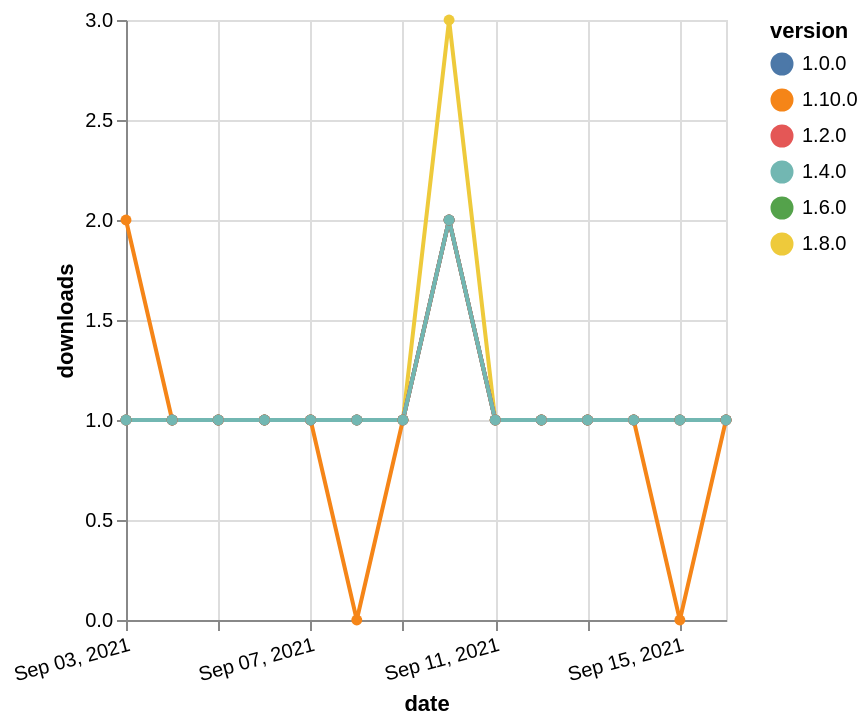

Source (Vega-Lite JSON):
### Vega-Lite specification from a JSON file in a GitHub repository (floating-point values rounded to 4 significant figures)
{"$schema": "https://vega.github.io/schema/vega-lite/v5.json", "description": "A simple bar chart with embedded data.", "data": {"values": [{"date": "2021-09-03", "total": 146, "delta": 1, "version": "1.6.0"}, {"date": "2021-09-04", "total": 147, "delta": 1, "version": "1.6.0"}, {"date": "2021-09-05", "total": 148, "delta": 1, "version": "1.6.0"}, {"date": "2021-09-06", "total": 149, "delta": 1, "version": "1.6.0"}, {"date": "2021-09-07", "total": 150, "delta": 1, "version": "1.6.0"}, {"date": "2021-09-08", "total": 151, "delta": 1, "version": "1.6.0"}, {"date": "2021-09-09", "total": 152, "delta": 1, "version": "1.6.0"}, {"date": "2021-09-10", "total": 154, "delta": 2, "version": "1.6.0"}, {"date": "2021-09-11", "total": 155, "delta": 1, "version": "1.6.0"}, {"date": "2021-09-12", "total": 156, "delta": 1, "version": "1.6.0"}, {"date": "2021-09-13", "total": 157, "delta": 1, "version": "1.6.0"}, {"date": "2021-09-14", "total": 158, "delta": 1, "version": "1.6.0"}, {"date": "2021-09-15", "total": 159, "delta": 1, "version": "1.6.0"}, {"date": "2021-09-16", "total": 160, "delta": 1, "version": "1.6.0"}, {"date": "2021-09-03", "total": 171, "delta": 1, "version": "1.8.0"}, {"date": "2021-09-04", "total": 172, "delta": 1, "version": "1.8.0"}, {"date": "2021-09-05", "total": 173, "delta": 1, "version": "1.8.0"}, {"date": "2021-09-06", "total": 174, "delta": 1, "version": "1.8.0"}, {"date": "2021-09-07", "total": 175, "delta": 1, "version": "1.8.0"}, {"date": "2021-09-08", "total": 176, "delta": 1, "version": "1.8.0"}, {"date": "2021-09-09", "total": 177, "delta": 1, "version": "1.8.0"}, {"date": "2021-09-10", "total": 180, "delta": 3, "version": "1.8.0"}, {"date": "2021-09-11", "total": 181, "delta": 1, "version": "1.8.0"}, {"date": "2021-09-12", "total": 182, "delta": 1, "version": "1.8.0"}, {"date": "2021-09-13", "total": 183, "delta": 1, "version": "1.8.0"}, {"date": "2021-09-14", "total": 184, "delta": 1, "version": "1.8.0"}, {"date": "2021-09-15", "total": 185, "delta": 1, "version": "1.8.0"}, {"date": "2021-09-16", "total": 186, "delta": 1, "version": "1.8.0"}, {"date": "2021-09-03", "total": 112, "delta": 2, "version": "1.10.0"}, {"date": "2021-09-04", "total": 113, "delta": 1, "version": "1.10.0"}, {"date": "2021-09-05", "total": 114, "delta": 1, "version": "1.10.0"}, {"date": "2021-09-06", "total": 115, "delta": 1, "version": "1.10.0"}, {"date": "2021-09-07", "total": 116, "delta": 1, "version": "1.10.0"}, {"date": "2021-09-08", "total": 116, "delta": 0, "version": "1.10.0"}, {"date": "2021-09-09", "total": 117, "delta": 1, "version": "1.10.0"}, {"date": "2021-09-10", "total": 119, "delta": 2, "version": "1.10.0"}, {"date": "2021-09-11", "total": 120, "delta": 1, "version": "1.10.0"}, {"date": "2021-09-12", "total": 121, "delta": 1, "version": "1.10.0"}, {"date": "2021-09-13", "total": 122, "delta": 1, "version": "1.10.0"}, {"date": "2021-09-14", "total": 123, "delta": 1, "version": "1.10.0"}, {"date": "2021-09-15", "total": 123, "delta": 0, "version": "1.10.0"}, {"date": "2021-09-16", "total": 124, "delta": 1, "version": "1.10.0"}, {"date": "2021-09-03", "total": 207, "delta": 1, "version": "1.0.0"}, {"date": "2021-09-04", "total": 208, "delta": 1, "version": "1.0.0"}, {"date": "2021-09-05", "total": 209, "delta": 1, "version": "1.0.0"}, {"date": "2021-09-06", "total": 210, "delta": 1, "version": "1.0.0"}, {"date": "2021-09-07", "total": 211, "delta": 1, "version": "1.0.0"}, {"date": "2021-09-08", "total": 212, "delta": 1, "version": "1.0.0"}, {"date": "2021-09-09", "total": 213, "delta": 1, "version": "1.0.0"}, {"date": "2021-09-10", "total": 215, "delta": 2, "version": "1.0.0"}, {"date": "2021-09-11", "total": 216, "delta": 1, "version": "1.0.0"}, {"date": "2021-09-12", "total": 217, "delta": 1, "version": "1.0.0"}, {"date": "2021-09-13", "total": 218, "delta": 1, "version": "1.0.0"}, {"date": "2021-09-14", "total": 219, "delta": 1, "version": "1.0.0"}, {"date": "2021-09-15", "total": 220, "delta": 1, "version": "1.0.0"}, {"date": "2021-09-16", "total": 221, "delta": 1, "version": "1.0.0"}, {"date": "2021-09-03", "total": 271, "delta": 1, "version": "1.2.0"}, {"date": "2021-09-04", "total": 272, "delta": 1, "version": "1.2.0"}, {"date": "2021-09-05", "total": 273, "delta": 1, "version": "1.2.0"}, {"date": "2021-09-06", "total": 274, "delta": 1, "version": "1.2.0"}, {"date": "2021-09-07", "total": 275, "delta": 1, "version": "1.2.0"}, {"date": "2021-09-08", "total": 276, "delta": 1, "version": "1.2.0"}, {"date": "2021-09-09", "total": 277, "delta": 1, "version": "1.2.0"}, {"date": "2021-09-10", "total": 279, "delta": 2, "version": "1.2.0"}, {"date": "2021-09-11", "total": 280, "delta": 1, "version": "1.2.0"}, {"date": "2021-09-12", "total": 281, "delta": 1, "version": "1.2.0"}, {"date": "2021-09-13", "total": 282, "delta": 1, "version": "1.2.0"}, {"date": "2021-09-14", "total": 283, "delta": 1, "version": "1.2.0"}, {"date": "2021-09-15", "total": 284, "delta": 1, "version": "1.2.0"}, {"date": "2021-09-16", "total": 285, "delta": 1, "version": "1.2.0"}, {"date": "2021-09-03", "total": 168, "delta": 1, "version": "1.4.0"}, {"date": "2021-09-04", "total": 169, "delta": 1, "version": "1.4.0"}, {"date": "2021-09-05", "total": 170, "delta": 1, "version": "1.4.0"}, {"date": "2021-09-06", "total": 171, "delta": 1, "version": "1.4.0"}, {"date": "2021-09-07", "total": 172, "delta": 1, "version": "1.4.0"}, {"date": "2021-09-08", "total": 173, "delta": 1, "version": "1.4.0"}, {"date": "2021-09-09", "total": 174, "delta": 1, "version": "1.4.0"}, {"date": "2021-09-10", "total": 176, "delta": 2, "version": "1.4.0"}, {"date": "2021-09-11", "total": 177, "delta": 1, "version": "1.4.0"}, {"date": "2021-09-12", "total": 178, "delta": 1, "version": "1.4.0"}, {"date": "2021-09-13", "total": 179, "delta": 1, "version": "1.4.0"}, {"date": "2021-09-14", "total": 180, "delta": 1, "version": "1.4.0"}, {"date": "2021-09-15", "total": 181, "delta": 1, "version": "1.4.0"}, {"date": "2021-09-16", "total": 182, "delta": 1, "version": "1.4.0"}]}, "width": "container", "mark": {"type": "line", "point": {"filled": true}}, "encoding": {"x": {"field": "date", "type": "temporal", "timeUnit": "yearmonthdate", "title": "date", "axis": {"labelAngle": -15}}, "y": {"field": "delta", "type": "quantitative", "title": "downloads"}, "color": {"field": "version", "type": "nominal"}, "tooltip": {"field": "delta"}}}
